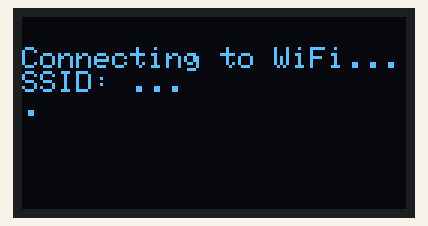
Recording of a sketch running on a simulated ESP8266 (NodeMCU). On the bench: 128×64 one-colour display. WiFi joins after 1.5 s; servers stay silent unless stated; the local clock reads 2024-03-15 10:24:30 at power-on unless the sketch sets it; what the sketch prints to the serial monitor is not drawn.

Above: at 0.6 s.
At 1.7 s:
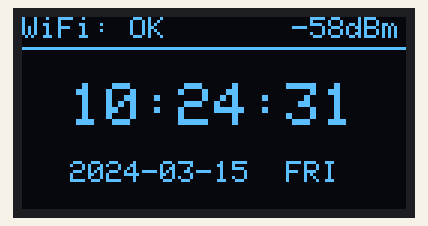
At 11.0 s:
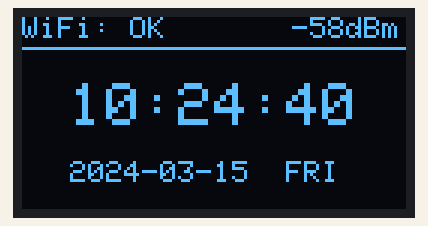
At 20.2 s:
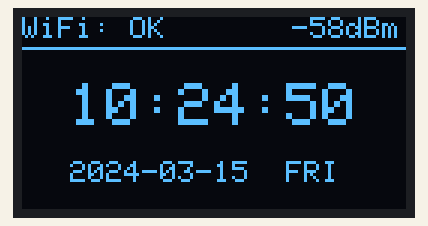
At 29.4 s:
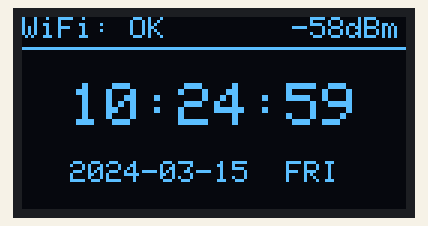
At 38.7 s:
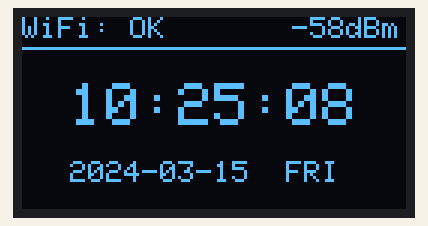

Measured:
- what the display in image 1 shows lasts 1.0 s, from 1.7 s to 2.7 s

The sketch:

WifiClock.ino
```cpp
#include <ESP8266WiFi.h>
#include <Wire.h>
#include <Adafruit_GFX.h>
#include <Adafruit_SSD1306.h>
#include <time.h>

#define SCREEN_WIDTH 128
#define SCREEN_HEIGHT 64
#define OLED_RESET    -1

// 내장 OLED 및 I2C 공유 핀 설정 (AGENTS.md 규칙)
#define OLED_SDA 14 // D5 (GPIO 14)
#define OLED_SCL 12 // D6 (GPIO 12)

Adafruit_SSD1306 display(SCREEN_WIDTH, SCREEN_HEIGHT, &Wire, OLED_RESET);

// 와이파이 설정 정보
const char* ssid     = "...";
const char* password = "01024235756";

// 대한민국 시간 설정 (UTC+9)
const long gmtOffset_sec = 9 * 3600;
const int daylightOffset_sec = 0;

void setup() {
  Serial.begin(115200);

  // D5, D6 핀으로 I2C 시작
  Wire.begin(OLED_SDA, OLED_SCL);

  // OLED 디스플레이 초기화
  if(!display.begin(SSD1306_SWITCHCAPVCC, 0x3C)) {
    Serial.println(F("SSD1306 OLED 초기화 실패"));
    for(;;);
  }

  display.clearDisplay();
  display.setTextSize(1);
  display.setTextColor(SSD1306_WHITE);
  display.setCursor(0, 10);
  display.println(F("Connecting to WiFi..."));
  display.print(F("SSID: "));
  display.println(ssid);
  display.display();

  // 와이파이 연결 시작
  WiFi.begin(ssid, password);

  int counter = 0;
  while (WiFi.status() != WL_CONNECTED) {
    delay(500);
    Serial.print(".");

    // OLED 연결 애니메이션 (점 찍기)
    display.print(F("."));
    display.display();

    counter++;
    if (counter > 30) { // 약 15초간 접속 실패 시 재시도
      display.clearDisplay();
      display.setCursor(0, 10);
      display.println(F("Failed to connect."));
      display.println(F("Retrying..."));
      display.display();
      delay(2000);
      ESP.restart();
    }
  }

  Serial.println(F("\nWiFi Connected!"));
  display.clearDisplay();
  display.setCursor(0, 10);
  display.println(F("WiFi Connected!"));
  display.print(F("IP: "));
  display.println(WiFi.localIP());
  display.println(F("Syncing Time..."));
  display.display();

  // NTP 서버로부터 대한민국 시간 동기화 설정 (ESP8266 내장 SDK 시간 동기화 사용)
  configTime(gmtOffset_sec, daylightOffset_sec, "pool.ntp.org", "time.windows.com");

  // 최초 시간 동기화 대기 (정상 동기화될 때까지 대기)
  time_t now = time(nullptr);
  while (now < 8 * 3600 * 2) { // 1970년도 초기값에서 벗어날 때까지
    delay(500);
    now = time(nullptr);
  }

  Serial.println(F("Time Synced!"));
}

void loop() {
  time_t now = time(nullptr);
  struct tm* timeinfo = localtime(&now);

  // OLED 버퍼 지우기
  display.clearDisplay();

  // 1. 상단 WiFi 연결 표시 (헤더 바 형태)
  display.setTextSize(1);
  display.setCursor(0, 0);
  display.print(F("WiFi: OK"));

  // RSSI(신호 세기) 계산 및 우측 상단 표시
  long rssi = WiFi.RSSI();
  display.setCursor(90, 0);
  display.print(rssi);
  display.print(F("dBm"));

  // 헤더 가로선
  display.drawFastHLine(0, 10, SCREEN_WIDTH, SSD1306_WHITE);

  // 2. 중앙에 시간 표기 (HH:MM:SS) - 크게 표기 (크기 2)
  char timeStr[9];
  sprintf(timeStr, "%02d:%02d:%02d", timeinfo->tm_hour, timeinfo->tm_min, timeinfo->tm_sec);

  display.setTextSize(2);
  // 가운데 정렬 계산 (가로 128픽셀 기준 폰트 크기 2의 가로 길이는 글자당 12픽셀, 총 8글자 = 96픽셀)
  display.setCursor((SCREEN_WIDTH - 96) / 2, 22);
  display.print(timeStr);

  // 3. 하단에 날짜 표기 (YYYY-MM-DD / 요일)
  char dateStr[25];
  const char* days[] = {"SUN", "MON", "TUE", "WED", "THU", "FRI", "SAT"};
  sprintf(dateStr, "%04d-%02d-%02d  %s",
          timeinfo->tm_year + 1900, timeinfo->tm_mon + 1, timeinfo->tm_mday, days[timeinfo->tm_wday]);

  display.setTextSize(1);
  // 가운데 정렬 (글자당 6픽셀, 총 16글자 = 96픽셀)
  display.setCursor((SCREEN_WIDTH - 96) / 2, 48);
  display.print(dateStr);

  // 최종 버퍼 화면 출력
  display.display();

  delay(1000); // 1초 대기
}
```
